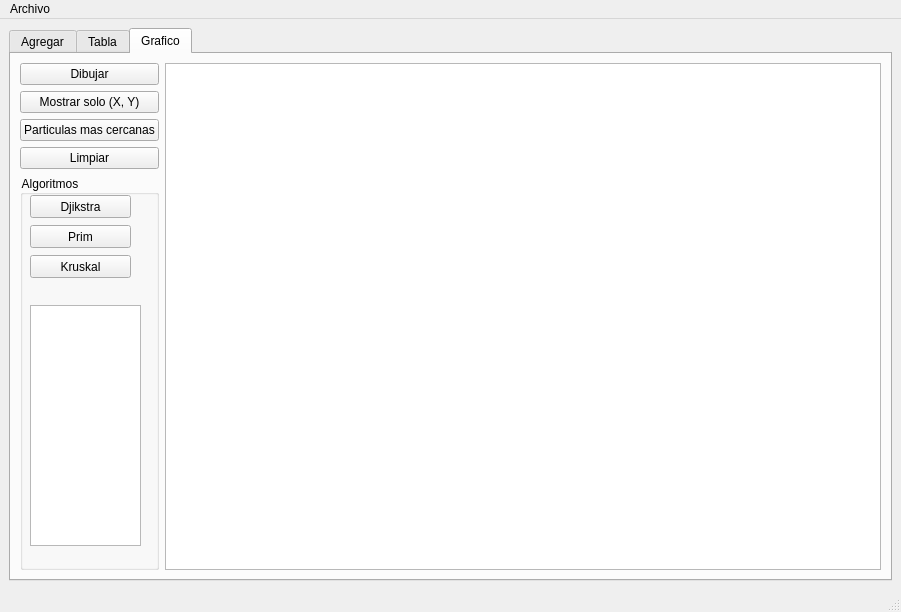
<?xml version="1.0" encoding="UTF-8"?>
<ui version="4.0">
 <class>MainWindow</class>
 <widget class="QMainWindow" name="MainWindow">
  <property name="geometry">
   <rect>
    <x>0</x>
    <y>0</y>
    <width>901</width>
    <height>612</height>
   </rect>
  </property>
  <property name="windowTitle">
   <string>MainWindow</string>
  </property>
  <widget class="QWidget" name="centralwidget">
   <layout class="QGridLayout" name="gridLayout">
    <item row="0" column="0">
     <widget class="QTabWidget" name="tabWidget">
      <property name="styleSheet">
       <string notr="true">alternate-background-color: rgb(136, 136, 136);</string>
      </property>
      <property name="currentIndex">
       <number>2</number>
      </property>
      <widget class="QWidget" name="tab">
       <attribute name="title">
        <string>Agregar</string>
       </attribute>
       <layout class="QGridLayout" name="gridLayout_5">
        <item row="0" column="1">
         <widget class="QGroupBox" name="groupBox">
          <property name="title">
           <string>Particulas</string>
          </property>
          <widget class="QLineEdit" name="id_lineEdit">
           <property name="geometry">
            <rect>
             <x>50</x>
             <y>20</y>
             <width>81</width>
             <height>20</height>
            </rect>
           </property>
          </widget>
          <widget class="QSpinBox" name="velocidad_spinBox">
           <property name="geometry">
            <rect>
             <x>70</x>
             <y>220</y>
             <width>39</width>
             <height>20</height>
            </rect>
           </property>
           <property name="maximum">
            <number>100</number>
           </property>
          </widget>
          <widget class="QPushButton" name="mostrar_pushButton">
           <property name="geometry">
            <rect>
             <x>730</x>
             <y>450</y>
             <width>91</width>
             <height>31</height>
            </rect>
           </property>
           <property name="text">
            <string>Mostrar</string>
           </property>
          </widget>
          <widget class="QLabel" name="label_6">
           <property name="geometry">
            <rect>
             <x>20</x>
             <y>220</y>
             <width>45</width>
             <height>16</height>
            </rect>
           </property>
           <property name="text">
            <string>Velocidad</string>
           </property>
          </widget>
          <widget class="QPushButton" name="agregar_inicio_pushButton">
           <property name="geometry">
            <rect>
             <x>200</x>
             <y>450</y>
             <width>111</width>
             <height>31</height>
            </rect>
           </property>
           <property name="text">
            <string>Agrega Inicio</string>
           </property>
          </widget>
          <widget class="QLabel" name="label_7">
           <property name="geometry">
            <rect>
             <x>30</x>
             <y>20</y>
             <width>16</width>
             <height>16</height>
            </rect>
           </property>
           <property name="text">
            <string>ID</string>
           </property>
          </widget>
          <widget class="QPushButton" name="agregar_final_pushButton">
           <property name="geometry">
            <rect>
             <x>460</x>
             <y>450</y>
             <width>101</width>
             <height>31</height>
            </rect>
           </property>
           <property name="text">
            <string>Agrega Final</string>
           </property>
          </widget>
          <widget class="QPlainTextEdit" name="salida">
           <property name="geometry">
            <rect>
             <x>160</x>
             <y>10</y>
             <width>681</width>
             <height>431</height>
            </rect>
           </property>
          </widget>
          <widget class="QGroupBox" name="groupBox_2">
           <property name="geometry">
            <rect>
             <x>10</x>
             <y>260</y>
             <width>101</width>
             <height>111</height>
            </rect>
           </property>
           <property name="title">
            <string>Colores RGB</string>
           </property>
           <widget class="QLabel" name="label">
            <property name="geometry">
             <rect>
              <x>10</x>
              <y>20</y>
              <width>19</width>
              <height>16</height>
             </rect>
            </property>
            <property name="text">
             <string>Red</string>
            </property>
           </widget>
           <widget class="QSpinBox" name="red_spinBox">
            <property name="geometry">
             <rect>
              <x>50</x>
              <y>20</y>
              <width>39</width>
              <height>20</height>
             </rect>
            </property>
            <property name="maximum">
             <number>255</number>
            </property>
           </widget>
           <widget class="QLabel" name="label_2">
            <property name="geometry">
             <rect>
              <x>10</x>
              <y>50</y>
              <width>29</width>
              <height>16</height>
             </rect>
            </property>
            <property name="text">
             <string>Green</string>
            </property>
           </widget>
           <widget class="QSpinBox" name="green_spinBox">
            <property name="geometry">
             <rect>
              <x>50</x>
              <y>50</y>
              <width>39</width>
              <height>20</height>
             </rect>
            </property>
            <property name="maximum">
             <number>255</number>
            </property>
           </widget>
           <widget class="QLabel" name="label_3">
            <property name="geometry">
             <rect>
              <x>10</x>
              <y>80</y>
              <width>20</width>
              <height>16</height>
             </rect>
            </property>
            <property name="text">
             <string>Blue</string>
            </property>
           </widget>
           <widget class="QSpinBox" name="blue_spinBox">
            <property name="geometry">
             <rect>
              <x>50</x>
              <y>80</y>
              <width>39</width>
              <height>20</height>
             </rect>
            </property>
            <property name="maximum">
             <number>255</number>
            </property>
           </widget>
          </widget>
          <widget class="QGroupBox" name="groupBox_3">
           <property name="geometry">
            <rect>
             <x>10</x>
             <y>50</y>
             <width>121</width>
             <height>81</height>
            </rect>
           </property>
           <property name="title">
            <string>Origenes</string>
           </property>
           <widget class="QLabel" name="label_8">
            <property name="geometry">
             <rect>
              <x>10</x>
              <y>20</y>
              <width>41</width>
              <height>16</height>
             </rect>
            </property>
            <property name="text">
             <string>Origen X</string>
            </property>
           </widget>
           <widget class="QSpinBox" name="origenx_spinBox">
            <property name="geometry">
             <rect>
              <x>60</x>
              <y>20</y>
              <width>39</width>
              <height>20</height>
             </rect>
            </property>
            <property name="styleSheet">
             <string notr="true">border-left-color: rgb(47, 128, 237);
gridline-color: rgb(176, 196, 237);
selection-background-color: rgb(85, 170, 255);</string>
            </property>
            <property name="maximum">
             <number>500</number>
            </property>
           </widget>
           <widget class="QLabel" name="label_9">
            <property name="geometry">
             <rect>
              <x>10</x>
              <y>50</y>
              <width>41</width>
              <height>16</height>
             </rect>
            </property>
            <property name="text">
             <string>Origen Y</string>
            </property>
           </widget>
           <widget class="QSpinBox" name="origenY_spinBox">
            <property name="geometry">
             <rect>
              <x>60</x>
              <y>50</y>
              <width>39</width>
              <height>20</height>
             </rect>
            </property>
            <property name="maximum">
             <number>500</number>
            </property>
           </widget>
          </widget>
          <widget class="QGroupBox" name="groupBox_4">
           <property name="geometry">
            <rect>
             <x>10</x>
             <y>130</y>
             <width>120</width>
             <height>80</height>
            </rect>
           </property>
           <property name="title">
            <string>Destinos</string>
           </property>
           <widget class="QLabel" name="label_4">
            <property name="geometry">
             <rect>
              <x>10</x>
              <y>20</y>
              <width>45</width>
              <height>16</height>
             </rect>
            </property>
            <property name="text">
             <string>Destino X</string>
            </property>
           </widget>
           <widget class="QLabel" name="label_5">
            <property name="geometry">
             <rect>
              <x>10</x>
              <y>50</y>
              <width>45</width>
              <height>16</height>
             </rect>
            </property>
            <property name="text">
             <string>Destino Y</string>
            </property>
           </widget>
           <widget class="QSpinBox" name="destinox_spinBox">
            <property name="geometry">
             <rect>
              <x>60</x>
              <y>20</y>
              <width>39</width>
              <height>20</height>
             </rect>
            </property>
            <property name="maximum">
             <number>500</number>
            </property>
           </widget>
           <widget class="QSpinBox" name="destinoy_spinBox">
            <property name="geometry">
             <rect>
              <x>60</x>
              <y>50</y>
              <width>39</width>
              <height>20</height>
             </rect>
            </property>
            <property name="maximum">
             <number>500</number>
            </property>
           </widget>
          </widget>
          <widget class="QGroupBox" name="groupBox_5">
           <property name="geometry">
            <rect>
             <x>10</x>
             <y>390</y>
             <width>91</width>
             <height>111</height>
            </rect>
           </property>
           <property name="title">
            <string>Ordenar por:</string>
           </property>
           <widget class="QPushButton" name="id_pushButton">
            <property name="geometry">
             <rect>
              <x>0</x>
              <y>20</y>
              <width>75</width>
              <height>23</height>
             </rect>
            </property>
            <property name="text">
             <string>ID</string>
            </property>
           </widget>
           <widget class="QPushButton" name="distancia_pushButton">
            <property name="geometry">
             <rect>
              <x>0</x>
              <y>50</y>
              <width>75</width>
              <height>23</height>
             </rect>
            </property>
            <property name="text">
             <string>Distancia</string>
            </property>
           </widget>
           <widget class="QPushButton" name="velocidad_pushButton">
            <property name="geometry">
             <rect>
              <x>0</x>
              <y>80</y>
              <width>75</width>
              <height>23</height>
             </rect>
            </property>
            <property name="text">
             <string>Velocidad</string>
            </property>
           </widget>
          </widget>
         </widget>
        </item>
       </layout>
      </widget>
      <widget class="QWidget" name="tab_2">
       <attribute name="title">
        <string>Tabla</string>
       </attribute>
       <layout class="QGridLayout" name="gridLayout_2">
        <item row="0" column="0" colspan="3">
         <widget class="QTableWidget" name="tabla"/>
        </item>
        <item row="1" column="0">
         <widget class="QLineEdit" name="buscar_lineEdit">
          <property name="dragEnabled">
           <bool>true</bool>
          </property>
          <property name="placeholderText">
           <string>ID de la particula</string>
          </property>
         </widget>
        </item>
        <item row="1" column="1">
         <widget class="QPushButton" name="buscar_pushButton">
          <property name="text">
           <string>Buscar</string>
          </property>
         </widget>
        </item>
        <item row="1" column="2">
         <widget class="QPushButton" name="mostrar_tabla_pushButton">
          <property name="text">
           <string>Mostrar</string>
          </property>
         </widget>
        </item>
       </layout>
      </widget>
      <widget class="QWidget" name="tab_3">
       <attribute name="title">
        <string>Grafico</string>
       </attribute>
       <layout class="QGridLayout" name="gridLayout_3">
        <item row="0" column="0">
         <widget class="QPushButton" name="dibujar">
          <property name="text">
           <string>Dibujar</string>
          </property>
         </widget>
        </item>
        <item row="0" column="1" rowspan="5">
         <widget class="QGraphicsView" name="graphicsView"/>
        </item>
        <item row="1" column="0">
         <widget class="QPushButton" name="get_particulas_pushButton">
          <property name="text">
           <string>Mostrar solo (X, Y)</string>
          </property>
         </widget>
        </item>
        <item row="2" column="0">
         <widget class="QPushButton" name="particulas_cercanas_pushButton">
          <property name="text">
           <string>Particulas mas cercanas</string>
          </property>
         </widget>
        </item>
        <item row="3" column="0">
         <widget class="QPushButton" name="limpiar">
          <property name="text">
           <string>Limpiar</string>
          </property>
         </widget>
        </item>
        <item row="4" column="0">
         <widget class="QGroupBox" name="groupBox_6">
          <property name="title">
           <string>Algoritmos</string>
          </property>
          <widget class="QPushButton" name="Djikstra_pushButton">
           <property name="geometry">
            <rect>
             <x>10</x>
             <y>20</y>
             <width>101</width>
             <height>23</height>
            </rect>
           </property>
           <property name="text">
            <string>Djikstra</string>
           </property>
          </widget>
          <widget class="QPushButton" name="Prim_pushButton">
           <property name="geometry">
            <rect>
             <x>10</x>
             <y>50</y>
             <width>101</width>
             <height>23</height>
            </rect>
           </property>
           <property name="text">
            <string>Prim</string>
           </property>
          </widget>
          <widget class="QPushButton" name="Kruskal_pushButton">
           <property name="geometry">
            <rect>
             <x>10</x>
             <y>80</y>
             <width>101</width>
             <height>23</height>
            </rect>
           </property>
           <property name="text">
            <string>Kruskal</string>
           </property>
          </widget>
          <widget class="QPlainTextEdit" name="algoritmos_plainTextEdit">
           <property name="geometry">
            <rect>
             <x>10</x>
             <y>130</y>
             <width>111</width>
             <height>241</height>
            </rect>
           </property>
          </widget>
         </widget>
        </item>
       </layout>
      </widget>
     </widget>
    </item>
   </layout>
  </widget>
  <widget class="QMenuBar" name="menubar">
   <property name="geometry">
    <rect>
     <x>0</x>
     <y>0</y>
     <width>901</width>
     <height>21</height>
    </rect>
   </property>
   <widget class="QMenu" name="menuParticulas">
    <property name="title">
     <string>Archivo</string>
    </property>
    <addaction name="actionAbrir"/>
    <addaction name="actionGuardar"/>
   </widget>
   <addaction name="menuParticulas"/>
  </widget>
  <widget class="QStatusBar" name="statusbar"/>
  <action name="actionAbrir">
   <property name="text">
    <string>Abrir</string>
   </property>
   <property name="shortcut">
    <string>Ctrl+O</string>
   </property>
  </action>
  <action name="actionGuardar">
   <property name="text">
    <string>Guardar</string>
   </property>
   <property name="shortcut">
    <string>Ctrl+S</string>
   </property>
  </action>
 </widget>
 <resources/>
 <connections/>
</ui>
